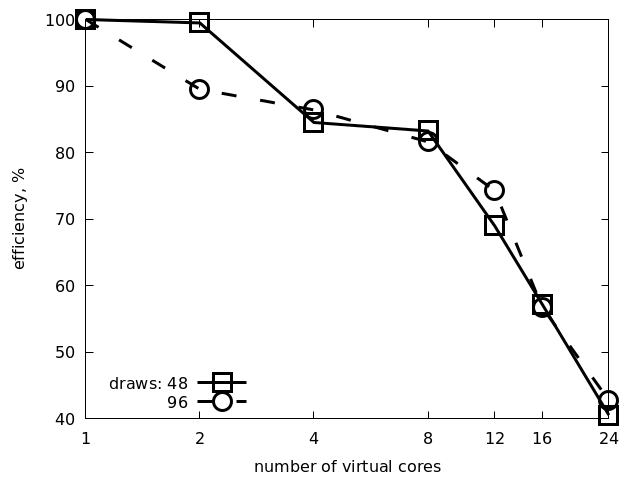

Write the gnuplot code that produced this figure.
set term pngcairo monochrome
set log x
set output "strong.png"
set xlabel "number of virtual cores"
set ylabel "efficiency, %"
set key bottom left

plot \
"<awk '{t[$1] = $2; print $1, 100 * t[1]/$2/$1}' bio/strong.48" u 1:2:xtic(1) w lp pt 4 ps 3 lw 3 t "draws: 48", \
"<awk '{t[$1] = $2; print $1, 100 * t[1]/$2/$1}' bio/strong.96" u 1:2:xtic(1) w lp pt 6 ps 3 lw 3 t "       96"
